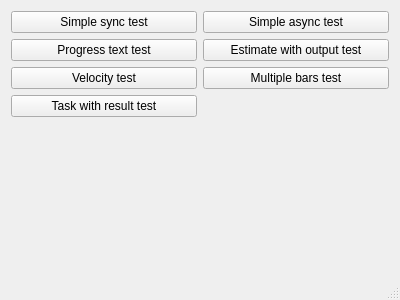
<?xml version="1.0" encoding="UTF-8"?>
<ui version="4.0">
 <class>MainWindow</class>
 <widget class="QMainWindow" name="MainWindow">
  <property name="geometry">
   <rect>
    <x>0</x>
    <y>0</y>
    <width>400</width>
    <height>300</height>
   </rect>
  </property>
  <property name="windowTitle">
   <string>MainWindow</string>
  </property>
  <widget class="QWidget" name="centralWidget">
   <layout class="QGridLayout" name="gridLayout">
    <item row="2" column="1">
     <widget class="QPushButton" name="test5">
      <property name="text">
       <string>Multiple bars test</string>
      </property>
     </widget>
    </item>
    <item row="0" column="0">
     <widget class="QPushButton" name="test0">
      <property name="text">
       <string>Simple sync test</string>
      </property>
     </widget>
    </item>
    <item row="4" column="0">
     <spacer name="test6">
      <property name="orientation">
       <enum>Qt::Vertical</enum>
      </property>
      <property name="sizeHint" stdset="0">
       <size>
        <width>20</width>
        <height>40</height>
       </size>
      </property>
     </spacer>
    </item>
    <item row="2" column="0">
     <widget class="QPushButton" name="test4">
      <property name="text">
       <string>Velocity test</string>
      </property>
     </widget>
    </item>
    <item row="1" column="1">
     <widget class="QPushButton" name="test3">
      <property name="text">
       <string>Estimate with output test</string>
      </property>
     </widget>
    </item>
    <item row="0" column="1">
     <widget class="QPushButton" name="test1">
      <property name="text">
       <string>Simple async test</string>
      </property>
     </widget>
    </item>
    <item row="1" column="0">
     <widget class="QPushButton" name="test2">
      <property name="text">
       <string>Progress text test</string>
      </property>
     </widget>
    </item>
    <item row="3" column="0">
     <widget class="QPushButton" name="pushButton">
      <property name="text">
       <string>Task with result test</string>
      </property>
     </widget>
    </item>
   </layout>
  </widget>
  <widget class="QStatusBar" name="statusBar"/>
 </widget>
 <layoutdefault spacing="6" margin="11"/>
 <resources/>
 <connections/>
</ui>
